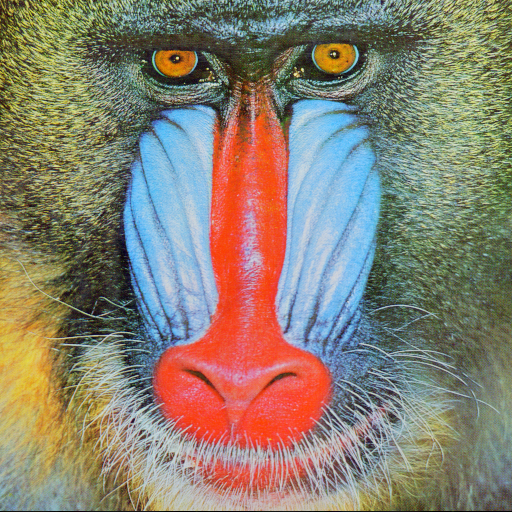
#> input picture images/baboon.png, 512 x 512 px, given in place of Lenna.png, which was not available
$ python imp_6_1_ImageAdd.py
#> lines starting #> are read from the running program, lines starting #| are printed output that depends on the picture; pictures that were not available may be replaced by others from this repository, and a replacement may not be noted
# 영상 단순 덧셈

import cv2
import sys
import numpy as np

img = cv2.imread('images/Lenna.png', cv2.IMREAD_GRAYSCALE)
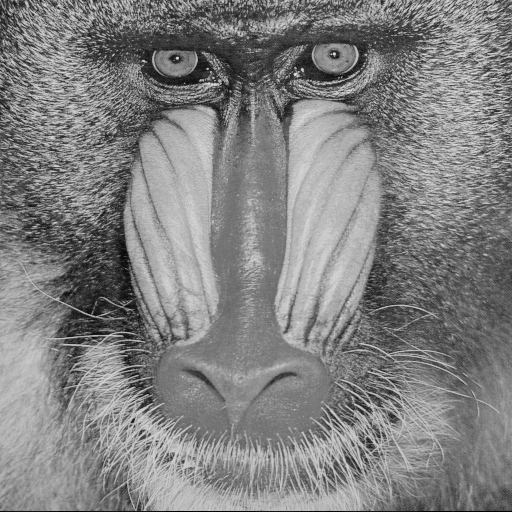
#> img: shape (512, 512); min 0, max 230, mean 129.1

if img is None:
    print('영상 읽기 실패')
    sys.exit()

# np.array는 [rows, colums]로 구성되므로, [height, width] 구성임에 주의!
h, w = img.shape[:2]    # 영상의 높이와 넓이 구하기
#> h = 512; w = 512
mask = np.zeros((w, h), dtype=np.uint8)  # 배경은 검정색(0)
mask = cv2.circle(mask, (w//2, h//2), h//4, (255,255,255), cv2.FILLED) # 흰색 원 그리기
mask = 255 - mask   # 마스킹할 부분을 흰 색으로

mask = cv2.imread('images/circle.png', cv2.IMREAD_GRAYSCALE)
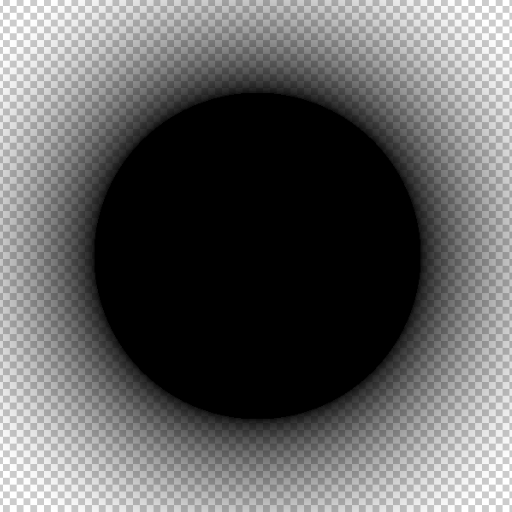
#> input picture images/circle.png, 512 x 512 px
#> mask is the input picture: shape (512, 512); min 0, max 255, mean 99.7
dst = cv2.add(img, mask)
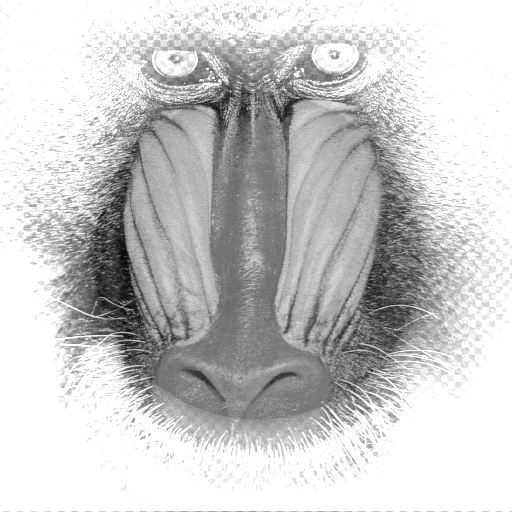
#> dst: shape (512, 512); min 5, max 255, mean 201.7

cv2.imshow('Original', img)
cv2.imshow('Mask', mask)
cv2.imshow('Result', dst)
cv2.waitKey()
cv2.destroyAllWindows()
